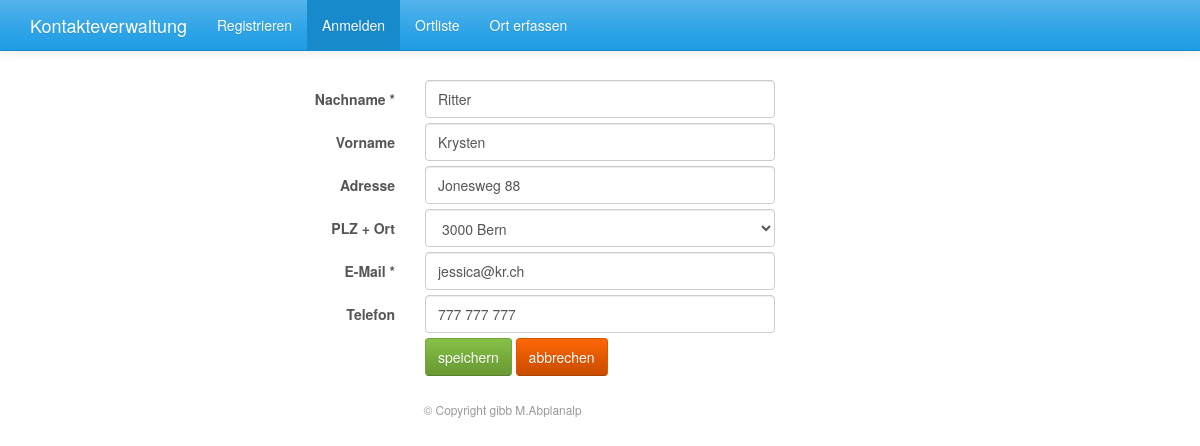
The app's page /php/index.php?id=kontakterfassen&action=edit&kid=1 with its own data.
### tables this page shows
CREATE TABLE `kontakte` (
  `kid` int(11) NOT NULL,
  `nachname` varchar(50) NOT NULL,
  `vorname` varchar(50) DEFAULT NULL,
  `strasse` varchar(100) DEFAULT NULL,
  `oid` smallint(6) DEFAULT NULL,
  `email` varchar(100) NOT NULL,
  `tel` varchar(20) DEFAULT NULL
);

### php/db_functions.php (called while the page is built, shortened)
<?php
function db_select_orte() {
	$sql = "select * from orte order by ort, plz";
	return sqlSelect($sql);
}
function db_select_kontakt($kid) {
	$sql = "select * from kontakte where kid = $kid";
	return sqlSelect($sql);
}
?>

### php/appl_functions.php (the view, shortened to what this page needs)
<?php
function kontakterfassen() {
  if (isset($_GET['action'])) $action = $_GET['action'];
  else $action = "new";
  if (isset($_GET['kid'])) $kid = $_GET['kid'];
  else $kid = "";
  if ($action == "edit" && $kid > 0) editKontakt($action, $kid);
  else newKontakt($action);
  return runTemplate( "../templates/".getValue("func").".htm.php" );
}
function dropOrt($sel="") {
  $data = db_select_orte();
  $drop = "<select name='oid' class='form-control'>";
  $drop .= "<option value='NULL'></option>";
  if (count($data)) {
	foreach ($data as $row) {
	  $selected = "";
	  if ($row['oid'] == $sel) $selected = "selected";
	  $drop .= "<option value='".$row['oid']."' $selected>".$row['plz']." ".$row['ort']."</option>";
	}
  }
  $drop .= "</select>";
  return $drop;
}
function editKontakt($action, $kid) {
  if (isset($_POST['speichern'])) {
	$fehlermeldung = checkKontakt();
	if (strlen($fehlermeldung) > 0) {
	  setValue("meldung", $fehlermeldung);
	  setValues($_POST);
	  setValue("droport", dropOrt($_POST['oid']));
	} else {
	  db_update_kontakt($kid, $_POST);
	  return header("Location: ".$_SERVER['PHP_SELF']."?id=kontaktliste&action=edit");
	}
  } else {
	setValue("data", db_select_kontakt($kid));
	if (is_array(getValue("data"))) {
	  setValue("droport", dropOrt(getValue("data")[0]['oid']));
	}
  }
}
?>

### templates/kontakterfassen.htm.php (shortened to what this page needs)
<div class="col-md-12">
<form name="kontakt" class="form-horizontal form-condensed" action="<?php echo getValue("phpmodule"); ?>" method="post">
  <div class="form-group control-group">
	<label class="control-label col-md-offset-2 col-md-2" for="nachname">Nachname *</label>
	<div class="col-md-4">
	  <input type="text" class="form-control" id="nachname" name="nachname" value="<?php echo getHtmlValue("nachname"); ?>" />
	</div>
  </div>
  <div class="form-group control-group">
	<label class="control-label col-md-offset-2 col-md-2" for="vorname">Vorname</label>
	<div class="col-md-4">
	  <input type="text" class="form-control" id="vorname" name="vorname" value="<?php echo getHtmlValue("vorname"); ?>" />
	</div>
  </div>
  <div class="form-group control-group">
	<label class="control-label col-md-offset-2 col-md-2" for="strasse">Adresse</label>
	<div class="col-md-4">
	  <input type="text" class="form-control" id="strasse" name="strasse" value="<?php echo getHtmlValue("strasse"); ?>" />
	</div>
  </div>
  <div class="form-group control-group">
	<label class="control-label col-md-offset-2 col-md-2" for="oid">PLZ + Ort</label>
	<div class="col-md-4">
	  <?php echo getValue("droport"); ?>
	</div>
  </div>
  <div class="form-group control-group">
	<label class="control-label col-md-offset-2 col-md-2" for="email">E-Mail *</label>
	<div class="col-md-4">
	  <input type="text" class="form-control" id="email" name="email" value="<?php echo getHtmlValue("email"); ?>" />
	</div>
  </div>
  <div class="form-group control-group">
	<label class="control-label col-md-offset-2 col-md-2" for="tel">Telefon</label>
	<div class="col-md-4">
	  <input type="text" class="form-control" id="tel" name="tel" value="<?php echo getHtmlValue("tel"); ?>" />
	</div>
  </div>
  <div class="form-group control-group">
	<div class="col-md-offset-4 col-md-4">
	  <button type="submit" class="btn btn-success" name="speichern" id="speichern">speichern</button>
	  <a href="<?php echo $_SERVER['PHP_SELF']."?id=kontaktliste"; ?>" class="btn btn-warning">abbrechen</a>
	  </div>
  </div>
</form>
</div>

### templates/index.htm.php (style rules this page uses)
.form-condensed .control-group { margin-top: 0; margin-bottom: 5px; }

### records on screen
kontakte: nachname "Ritter", vorname "Krysten", strasse "Jonesweg 88", email "jessica@kr.ch", tel "777 777 777"

### other values on screen
$option "Registrieren"
$option "Anmelden"
$option "Ortliste"
$option "Ort erfassen"
form field oid "3000 Bern"
